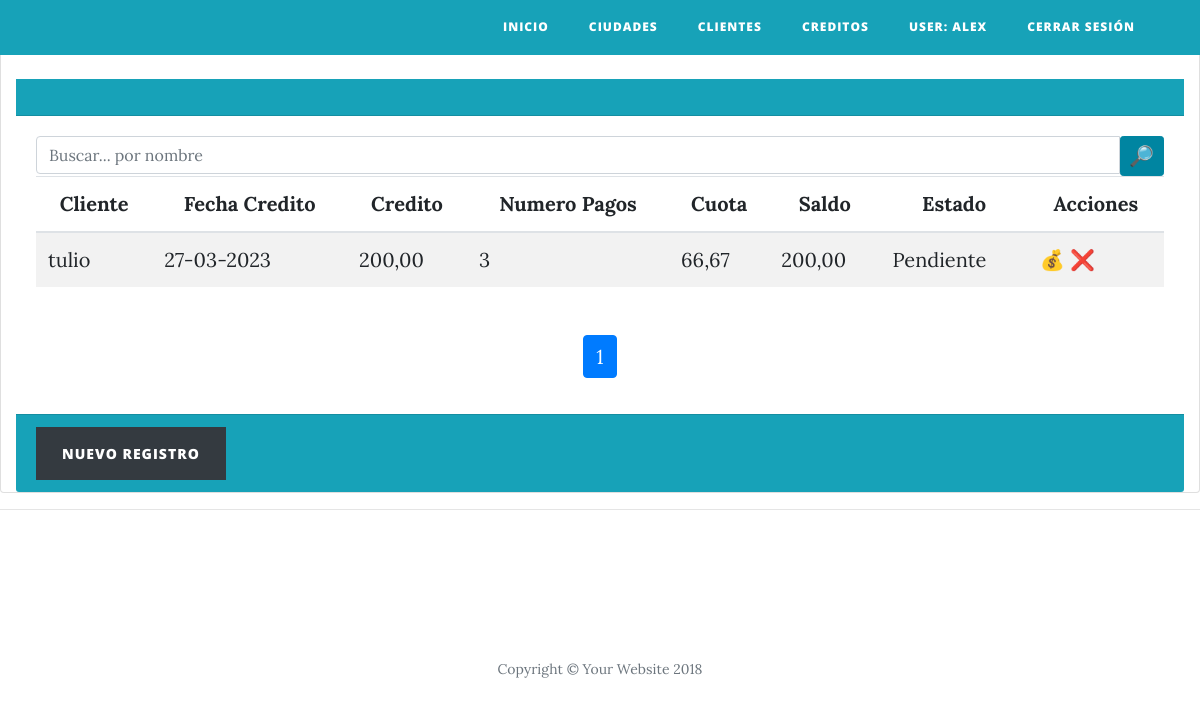
/cuenta/ (signed in), run on the app's committed database.
### Core/models.py (models this page shows, shortened)
class CuentaCobrar(models.Model):
    cliente = models.ForeignKey(Cliente, on_delete=models.CASCADE)
    usuario = models.ForeignKey(User, on_delete=models.PROTECT, null=True, blank=True)
    fecha_credito = models.DateField(default=now)
    credito = models.DecimalField("credito",max_digits=10,decimal_places=2,default=Decimal(0))
    saldo = models.DecimalField(max_digits=10,decimal_places=2,default=Decimal(0))
    numero_pagos = models.IntegerField(default=3)
    cuota = models.DecimalField(max_digits=10, decimal_places=2, default=Decimal(0))
    motivo = models.CharField(max_length=200)
    fecha_primer_pago = models.DateField(blank=True, null=True)
    estado = models.CharField(max_length=2, choices=estado_pago,default=estado_pago[0][0])
    class Meta:
        verbose_name = "Cuenta por Cobrar"
        verbose_name_plural = "Cuentas por Cobrar"

class Cliente(models.Model):
    nombre = models.CharField("Cliente",max_length=50)
    cedula = models.CharField("Cedula",max_length=10)
    foto = models.FileField(upload_to='clientes/fotos', null=True, blank=True)
    email = models.EmailField("Correo")
    ciudad = models.ForeignKey(Ciudad,on_delete=models.PROTECT,null=True,blank=True)
    sexo = models.CharField("Sexo", choices=genero, default=genero[0][0], max_length=1)
    cupo = models.DecimalField("Cupo",max_digits=10,decimal_places=2,default=Decimal(0))
    estado = models.BooleanField('Estado', default = True)
    fecha_creacion = models.DateField('Fecha de creación', auto_now = True, auto_now_add = False)

### Core/views.py (the view, shortened to what this page needs)
# urls.py: path('cuenta/', CuentaCobrarListView.as_view(), name='cuenta'),
class CuentaCobrarListView(ListView):
    model = CuentaCobrar
    template_name = 'cuenta_x_cobrar/listado_cuenta_cobrar.html'
    context_object_name = 'cuentas_cobrar'
    paginate_by = 10
    def get_queryset(self):
        return super().get_queryset().order_by('cliente__nombre')

### Core/templates/cuenta_x_cobrar/listado_cuenta_cobrar.html
{% extends 'list.html' %}
{% block columns %}
    <tr>
       <th>Cliente</th>
       <th>Fecha Credito</th>
       <th>Credito</th>
       <th>Numero Pagos</th>
       <th>Cuota</th>
       <th>Saldo</th>
       <th>Estado</th>
       <th>Acciones</th>
    </tr>
{% endblock %}
{% block rows %}
  {% for cuenta in cuentas_cobrar %}
    <tr>
       <td>{{cuenta.cliente.nombre}}</td>
       <td>{{cuenta.fecha_credito|date:"d-m-Y" }}</td>
        <td>{{cuenta.credito}}</td>
       <td>{{cuenta.numero_pagos}}</td>
       <td>{{cuenta.cuota}}</td>
       <td>{{cuenta.saldo}}</td>
       <td>{% if cuenta.estado == 1 %}Pagado{% else %}Pendiente{% endif %}</td>
       <td >
          <a href="{% url 'editar_cuenta' cuenta.id %}">💰</a>
          <a href="{% url 'eliminar_cuenta' cuenta.id %}">❌</a>
       </td>
    </tr>
   {% endfor %}
{% endblock %}
{% block botones_pie %}
   <a class="btn btn-dark" href="{% url 'crear_cuentas_cobrar' %}">Nuevo Registro</a>
{% endblock %}

### Core/templates/list.html (shortened to what this page needs)
{% extends 'index.html' %}
{% load static %}
{% block contenido %}
  <div class="container-fluid card card-primary mt-5">
    <br>
    <div class="card-header bg-info" >
    </div>
    <div class="card-body table-responsive ">
        {% block buscar %}
          <form action="" method="GET">
              <div class="input-group btn-group-sm ">
                <input class="form-control" type="text" name="query" value="{{ query }}" placeholder="Buscar... por nombre" id="idInputSearch" aria-describedby="basic-addon2"/>
                <button type="submit" class="btn btn-primary" id="idSearchSp"><span style="font-size:20px ">🔎</span></button>
              </div>
          </form>
        {% endblock %}
        <table class="table table-striped table-responsive-md">
            <thead class="text-center">
               {% block columns %}
               {% endblock %}
            </thead>
            <tbody>
               {% block rows %}
               {% endblock %}
            </tbody>
        </table>
         {% block pagineo %}
                <nav aria-label="Page navigation example">
                    <ul class="pagination justify-content-center mt-5">
                        {% for i in page_obj.paginator.page_range %}
                            {% if i == page_obj.number %}
                                <li class="page-item active">
                                    <a class="page-link" href="#">{{ i }}</a>
                                </li>
                            {% else %}
                                <li class="page-item">
                                    <a class="page-link" href="?page={{ i }}">{{ i }}</a>
                                </li>
                            {% endif %}
                        {% endfor %}
                    </ul>
                </nav>
         {% endblock %}
    </div>
    <div class="card-footer bg-info">
        {% block botones_pie %}
        {% endblock %}
    </div>
  </div>
{% endblock %}

### Core/templates/index.html (shortened to what this page needs)
{% load static %}
<!DOCTYPE html>
<html lang="es">
  <head>
    <link href="{% static 'vendor/bootstrap/css/bootstrap.min.css' %}" rel="stylesheet">
    <link href="{% static 'vendor/fontawesome-free/css/all.min.css' %}" rel="stylesheet" type="text/css">
    <link href="{% static 'css/clean-blog.min.css' %}" rel="stylesheet">
  </head>
  <body>
    <nav class="navbar navbar-expand-lg navbar-light bg-info fixed-top" id="mainNav">
      <div class="container">
        <a class="navbar-brand" href="{% url 'inicio' %}">{{ title }}</a>
        <div class="collapse navbar-collapse" id="navbarResponsive">
          <ul class="navbar-nav ml-auto">
            <li class="nav-item">
              <a class="nav-link" href="{% url 'inicio' %}">Inicio</a>
            </li>
            <li class="nav-item">
              <a class="nav-link" href="{% url 'ciudad' %}">Ciudades</a>
            </li>
            <li class="nav-item">
              <a class="nav-link" href="{% url 'clientes' %}">Clientes</a>
            </li>
            <li class="nav-item">
              <a class="nav-link" href="{% url 'cuenta' %}">Creditos</a>
            </li>
            <li class="nav-item">
              <a class="nav-link" href="#">User: {{ user.username }}</a>
            </li>
            <li class="nav-item">
              <a class="nav-link" href="{% url 'logout' %}">Cerrar Sesión</a>
            </li>
          </ul>
        </div>
      </div>
    </nav>
    {% block contenido %}{% endblock %}
    <hr>
    <footer>
      <div class="container">
        <div class="row">
          <div class="col-lg-8 col-md-10 mx-auto">
            <ul class="list-inline text-center">
              <li class="list-inline-item">
                <a href="#">
                  <span class="fa-stack fa-lg">
                    <i class="fas fa-circle fa-stack-2x"></i>
                    <i class="fab fa-twitter fa-stack-1x fa-inverse"></i>
                  </span>
                </a>
              </li>
              <li class="list-inline-item">
                <a href="#">
                  <span class="fa-stack fa-lg">
                    <i class="fas fa-circle fa-stack-2x"></i>
                    <i class="fab fa-facebook-f fa-stack-1x fa-inverse"></i>
                  </span>
                </a>
              </li>
              <li class="list-inline-item">
                <a href="#">
                  <span class="fa-stack fa-lg">
                    <i class="fas fa-circle fa-stack-2x"></i>
                    <i class="fab fa-github fa-stack-1x fa-inverse"></i>
                  </span>
                </a>
              </li>
            </ul>
            <p class="copyright text-muted">Copyright &copy; Your Website 2018</p>
          </div>
        </div>
      </div>
    </footer>
  </body>
</html>

### data on the page
CuentaCobrar: cliente.nombre "tulio", fecha_credito "27-03-2023", credito "200,00", numero_pagos "3", cuota "66,67", saldo "200,00", estado "Pendiente"

### other printed values
{{ user.username }} "ALEX"
{{ i }} "1"
